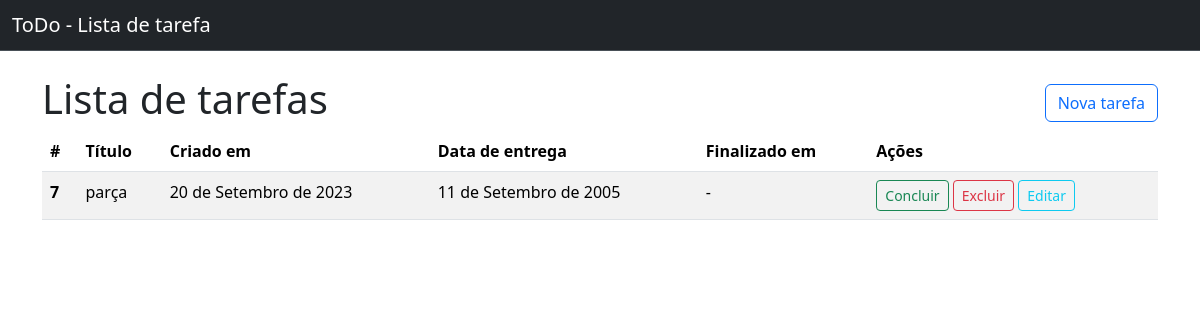
Before: / with the older database file.
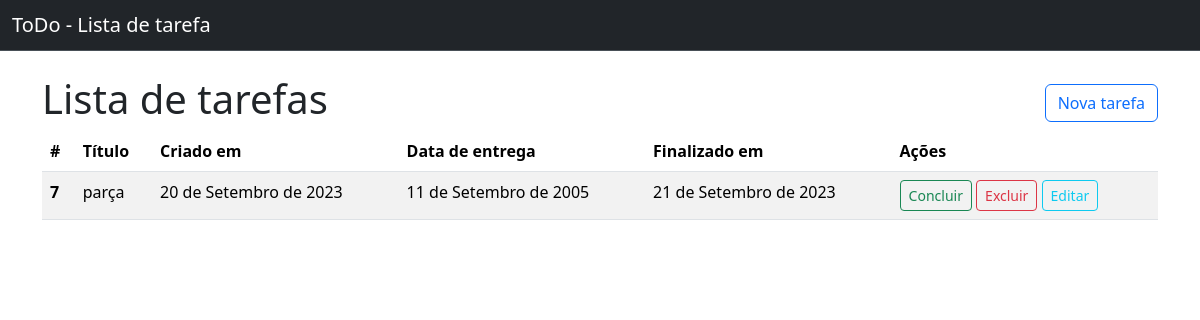
After: the same page with the newer database file.
### tarefas/models.py (models this page shows, shortened)
class Tarefa(models.Model):
    titulo  = models.CharField(verbose_name="Título:",max_length=80, null=False, blank=False)
    dt_criacao = models.DateField(auto_now_add=True, null=False, blank=False)
    dt_prevista = models.DateField(verbose_name="Data de Entrega:", null=False, blank=False)
    dt_conclusao = models.DateField(null=True)
    class Meta:
        ordering = ["dt_prevista"]

### tarefas/views.py (the view)
# urls.py: path("", TarefaListView.as_view(), name="tarefas-list"),
class TarefaListView(ListView):
    model = Tarefa

### tarefas/templates/tarefas/tarefa_list.html (shortened to what this page needs)
{% extends "base.html" %}
{% block content %}
    <div style="display: flex; justify-content: space-between; align-items: center;">
      <h1>Lista de tarefas</h1>
      <a class="btn btn-outline-primary " href="{% url "tarefas-create" %}" role="button">Nova tarefa</a>
    </div>
    {% if tarefa_list %}
      <table class="table table-striped">
          <thead>
          <tr>
              <th scope="col">#</th>
              <th scope="col">Título</th>
              <th scope="col">Criado em</th>
              <th scope="col">Data de entrega</th>
              <th scope="col">Finalizado em </th>
              <th scope="col">Ações</th>
          </tr>
          </thead>
          <tbody>
              {% for tarefa in tarefa_list%}
                  <tr>
                      <th scope="row">{{tarefa.pk}}</th>
                      <td>{{tarefa.titulo}}</td>
                      <td>{{tarefa.dt_criacao}}</td>
                      <td>{{tarefa.dt_prevista}}</td>
                      <td>{{tarefa.dt_conclusao | default:"-"}}</td>
                      <td>
                          <a class="btn btn-outline-success btn-sm" href="{% url 'tarefa-complete' pk=tarefa.pk %}"role="button">Concluir</a>
                          <a class="btn btn-outline-danger btn-sm" href="{% url 'tarefa-delete' pk=tarefa.pk %}" role="button">Excluir</a>
                          <a class="btn btn-outline-info btn-sm" href="{% url 'tarefa-update' pk=tarefa.pk %}" role="button">Editar</a>
                      </td>
                  </tr>
              {% endfor %}
          </tbody>
      </table>
    {% else %}
      <h3>Não há tarefas cadastradas</h3>
    {% endif %}
{% endblock content %}

Changed rows visible on the page:
changed Tarefa "parça": dt_conclusao "-" → "21 de Setembro de 2023"
